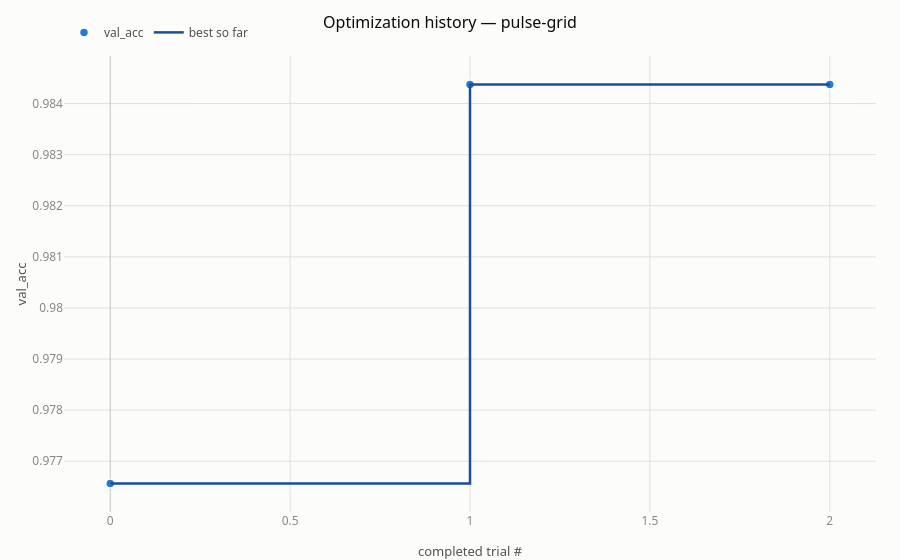

Write notebook code for a chart like this one.
### Code cell
study.plot_optimization_history()

### Figure 1 — Plotly figure (JSON) as saved in the notebook; plotly's stock layout.template omitted (floating-point values rounded to 4 significant figures)
{"data": [{"customdata": ["trial_0000", "trial_0001", "trial_0004"], "hovertemplate": "%{customdata}<br>val_acc = %{y:.5g}<extra></extra>", "marker": {"color": "#2a78d6", "line": {"color": "#ffffff", "width": 1.5}, "size": 9}, "mode": "markers", "name": "val_acc", "type": "scatter", "x": [0, 1, 2], "y": [0.9766, 0.9844, 0.9844]}, {"hovertemplate": "best = %{y:.5g}<extra></extra>", "line": {"color": "#184f95", "shape": "hv", "width": 2.5}, "mode": "lines", "name": "best so far", "type": "scatter", "x": [0, 1, 2], "y": [0.9766, 0.9844, 0.9844]}], "layout": {"hovermode": "x unified", "title": {"text": "Optimization history — pulse-grid"}, "xaxis": {"title": {"text": "completed trial #"}}, "yaxis": {"title": {"text": "val_acc"}}}}
